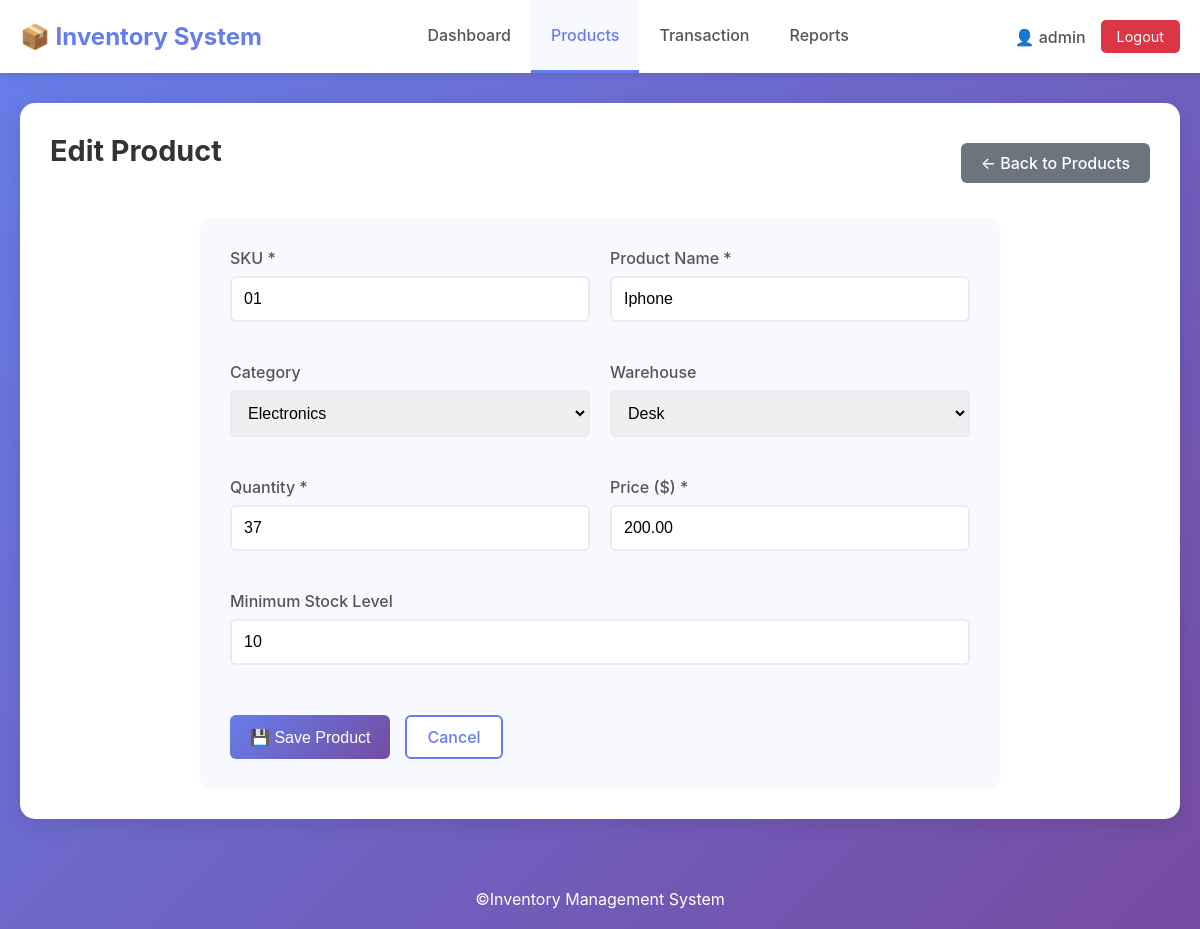
Screenshot of /products/1/edit/ (signed in) with the database file from the repository.
### inventory/models.py (models this page shows, shortened)
class Product(models.Model):
    sku = models.CharField(max_length=50, unique=True, verbose_name="SKU")
    name = models.CharField(max_length=200)
    category = models.ForeignKey(Category, on_delete=models.SET_NULL, null=True)
    quantity = models.IntegerField(default=0, validators=[MinValueValidator(0)])
    price = models.DecimalField(max_digits=10, decimal_places=2, validators=[MinValueValidator(0)])
    warehouse = models.ForeignKey(Warehouse, on_delete=models.SET_NULL, null=True, blank=True)
    min_stock_level = models.IntegerField(default=10, validators=[MinValueValidator(0)])
    created_at = models.DateTimeField(auto_now_add=True)
    updated_at = models.DateTimeField(auto_now=True)
    class Meta:
        ordering = ['name']

### inventory/views.py (the view)
# urls.py: path('products/<int:pk>/edit/', views.product_edit, name='product_edit'),
@login_required
def product_edit(request, pk):
    product = get_object_or_404(Product, pk=pk)
    if request.method == 'POST':
        form = ProductForm(request.POST, instance=product)
        if form.is_valid():
            form.save()
            messages.success(request, 'Product updated successfully!')
            return redirect('product_list')
    else:
        form = ProductForm(instance=product)
    return render(request, 'inventory/product_form.html', {'form': form, 'action': 'Edit', 'product': product})

### inventory/forms.py
class ProductForm(forms.ModelForm):
    class Meta:
        model = Product
        fields = ['sku', 'name', 'category', 'quantity', 'price', 'warehouse', 'min_stock_level']
        widgets = {
            'sku': forms.TextInput(attrs={'class': 'form-control', 'placeholder': 'e.g., PROD-001'}),
            'name': forms.TextInput(attrs={'class': 'form-control', 'placeholder': 'Product Name'}),
            'category': forms.Select(attrs={'class': 'form-control'}),
            'quantity': forms.NumberInput(attrs={'class': 'form-control', 'min': '0'}),
            'price': forms.NumberInput(attrs={'class': 'form-control', 'step': '0.01', 'min': '0'}),
            'warehouse': forms.Select(attrs={'class': 'form-control'}),
            'min_stock_level': forms.NumberInput(attrs={'class': 'form-control', 'min': '0'}),
        }

### inventory/models.py (called while the page is built)
    def __str__(self):
        return self.name

    def __str__(self):
        return self.name

### inventory/templates/inventory/product_form.html (shortened to what this page needs)
{% extends 'inventory/base.html' %}
{% block content %}
<div class="form-page">
    <div class="page-header">
        <h2>{{ action }} Product</h2>
        <a href="{% url 'product_list' %}" class="btn btn-secondary">← Back to Products</a>
    </div>
    <div class="form-container">
        <form method="post" class="styled-form">
            <div class="form-row">
                <div class="form-group">
                    <label for="{{ form.sku.id_for_label }}">SKU *</label>
                    {{ form.sku }}
                </div>
                <div class="form-group">
                    <label for="{{ form.name.id_for_label }}">Product Name *</label>
                    {{ form.name }}
                </div>
            </div>
            <div class="form-row">
                <div class="form-group">
                    <label for="{{ form.category.id_for_label }}">Category</label>
                    {{ form.category }}
                </div>
                <div class="form-group">
                    <label for="{{ form.warehouse.id_for_label }}">Warehouse</label>
                    {{ form.warehouse }}
                </div>
            </div>
            <div class="form-row">
                <div class="form-group">
                    <label for="{{ form.quantity.id_for_label }}">Quantity *</label>
                    {{ form.quantity }}
                </div>
                <div class="form-group">
                    <label for="{{ form.price.id_for_label }}">Price ($) *</label>
                    {{ form.price }}
                </div>
            </div>
            <div class="form-row">
                <div class="form-group">
                    <label for="{{ form.min_stock_level.id_for_label }}">Minimum Stock Level</label>
                    {{ form.min_stock_level }}
                </div>
            </div>
            <div class="form-actions">
                <button type="submit" class="btn btn-primary">💾 Save Product</button>
                <a href="{% url 'product_list' %}" class="btn btn-outline">Cancel</a>
            </div>
        </form>
    </div>
</div>
{% endblock %}

### inventory/templates/inventory/base.html (shortened to what this page needs)
<!DOCTYPE html>
<html lang="en">
<head>
    <link rel="stylesheet" href="/static/css/style.css">
</head>
<body>
    {% if user.is_authenticated %}
    <nav class="navbar">
        <div class="nav-container">
            <div class="nav-brand">
                <h1>📦 Inventory System</h1>
            </div>
            <ul class="nav-menu">
                <li><a href="{% url 'dashboard' %}" class="{% if request.resolver_match.url_name == 'dashboard' %}active{% endif %}">Dashboard</a></li>
                <li><a href="{% url 'product_list' %}" class="{% if 'product' in request.resolver_match.url_name %}active{% endif %}">Products</a></li>
                <li><a href="{% url 'transaction_create' %}" class="{% if 'transaction' in request.resolver_match.url_name %}active{% endif %}">Transaction</a></li>
                <li><a href="{% url 'reports' %}" class="{% if request.resolver_match.url_name == 'reports' %}active{% endif %}">Reports</a></li>
            </ul>
            <div class="nav-user">
                <span>👤 {{ user.username }}</span>
                <a href="{% url 'logout' %}" class="btn-logout">Logout</a>
            </div>
        </div>
    </nav>
    {% endif %}
    <div class="container">
        {% block content %}{% endblock %}
    </div>
    <footer>
        <p>&copy;Inventory Management System</p>
    </footer>
</body>
</html>

### inventory/static/css/style.css (style rules this page uses)
* { margin: 0; padding: 0; box-sizing: border-box; }
body { font-family: -apple-system, BlinkMacSystemFont, 'Segoe UI', Roboto, Oxygen, Ubuntu, Cantarell, sans-serif; background: linear-gradient(135deg, #667eea 0%, #764ba2 100%); min-height: 100vh; color: #333; }
.navbar { background: #fff; box-shadow: 0 2px 10px rgba(0,0,0,0.1); padding: 0; position: sticky; top: 0; z-index: 1000; }
.nav-container { max-width: 1400px; margin: 0 auto; display: flex; justify-content: space-between; align-items: center; padding: 0 20px; }
.nav-brand h1 { font-size: 1.5rem; color: #667eea; margin: 15px 0; }
.nav-menu { display: flex; list-style: none; gap: 0; }
.nav-menu li a { display: block; padding: 25px 20px; text-decoration: none; color: #555; font-weight: 500; transition: all 0.3s; border-bottom: 3px solid transparent; }
.nav-menu li a:hover, .nav-menu li a.active { color: #667eea; border-bottom-color: #667eea; background: #f8f9ff; }
.nav-user { display: flex; align-items: center; gap: 15px; }
.nav-user span { color: #555; font-weight: 500; }
.btn-logout { padding: 8px 16px; background: #dc3545; color: white; text-decoration: none; border-radius: 5px; transition: all 0.3s; font-size: 0.9rem; }
.container { max-width: 1400px; margin: 30px auto; padding: 0 20px; min-height: calc(100vh - 200px); }
.dashboard, .products-page, .form-page, .reports-page { background: white; padding: 30px; border-radius: 15px; box-shadow: 0 5px 20px rgba(0,0,0,0.1); }
.dashboard h2, .products-page h2, .form-page h2, .reports-page h2 { color: #333; margin-bottom: 25px; font-size: 1.8rem; }
.page-header { display: flex; justify-content: space-between; align-items: center; margin-bottom: 25px; flex-wrap: wrap; gap: 15px; }
.btn { padding: 10px 20px; border: none; border-radius: 6px; font-size: 1rem; cursor: pointer; text-decoration: none; display: inline-block; transition: all 0.3s; font-weight: 500; }
.btn-primary { background: linear-gradient(135deg, #667eea 0%, #764ba2 100%); color: white; }
.btn-secondary { background: #6c757d; color: white; }
.btn-outline { background: white; color: #667eea; border: 2px solid #667eea; }
.form-control { width: 100%; padding: 12px; border: 2px solid #e9ecef; border-radius: 6px; font-size: 1rem; transition: border-color 0.3s; }
.form-group { margin-bottom: 20px; }
.form-group label { display: block; margin-bottom: 8px; color: #555; font-weight: 500; }
.form-container { max-width: 800px; margin: 0 auto; }
.styled-form { background: #f8f9ff; padding: 30px; border-radius: 10px; }
.form-row { display: grid; grid-template-columns: repeat(auto-fit, minmax(250px, 1fr)); gap: 20px; margin-bottom: 20px; }
.form-actions { display: flex; gap: 15px; margin-top: 30px; flex-wrap: wrap; }
footer { text-align: center; padding: 20px; color: white; margin-top: 50px; }

### rows the page displays
Product: sku "01", name "Iphone", category "Electronics", warehouse "Desk", quantity "37", price "200.00", min_stock_level "10"

### other values shown
{{ user.username }} "admin"
{{ action }} "Edit"
